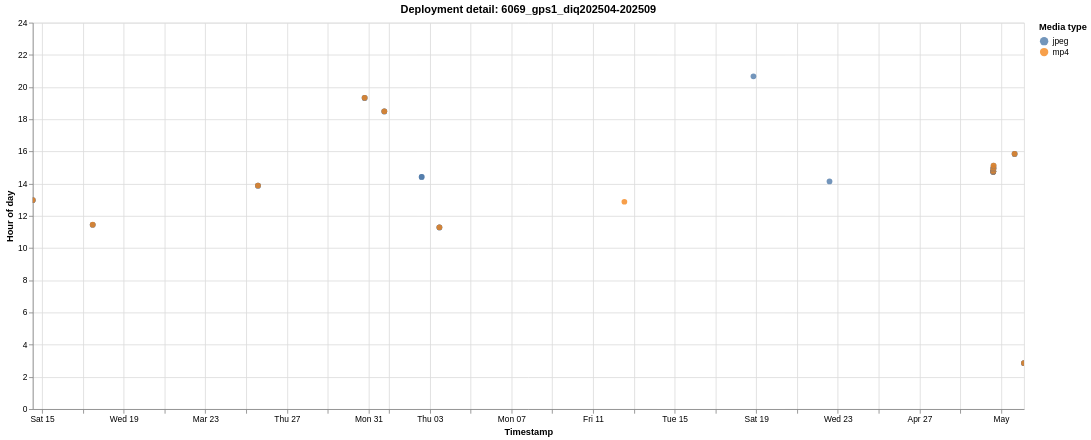

Vega-Lite specification stored for this chart:
### Vega-Lite specification from a JSON file in a GitHub repository (floating-point values rounded to 4 significant figures)
{"$schema": "https://vega.github.io/schema/vega-lite/v6.1.0.json", "config": {"view": {"continuousHeight": 300, "continuousWidth": 300}}, "data": {"name": "data-a349a4a6105fa3f9277cc752df32bc54"}, "datasets": {"data-a349a4a6105fa3f9277cc752df32bc54": [{"deployment": "6069_gps1_diq202504-202509", "deployment_order": 33, "event_index": 0, "hour_of_day": 12.97, "media_type": "jpeg", "timestamp": "2025-03-14T12:58:25"}, {"deployment": "6069_gps1_diq202504-202509", "deployment_order": 33, "event_index": 1, "hour_of_day": 12.97, "media_type": "jpeg", "timestamp": "2025-03-14T12:58:26"}, {"deployment": "6069_gps1_diq202504-202509", "deployment_order": 33, "event_index": 2, "hour_of_day": 12.98, "media_type": "mp4", "timestamp": "2025-03-14T12:58:44"}, {"deployment": "6069_gps1_diq202504-202509", "deployment_order": 33, "event_index": 3, "hour_of_day": 11.45, "media_type": "jpeg", "timestamp": "2025-03-17T11:26:56"}, {"deployment": "6069_gps1_diq202504-202509", "deployment_order": 33, "event_index": 4, "hour_of_day": 11.45, "media_type": "jpeg", "timestamp": "2025-03-17T11:26:57"}, {"deployment": "6069_gps1_diq202504-202509", "deployment_order": 33, "event_index": 5, "hour_of_day": 11.45, "media_type": "mp4", "timestamp": "2025-03-17T11:27:16"}, {"deployment": "6069_gps1_diq202504-202509", "deployment_order": 33, "event_index": 6, "hour_of_day": 13.88, "media_type": "jpeg", "timestamp": "2025-03-25T13:52:36"}, {"deployment": "6069_gps1_diq202504-202509", "deployment_order": 33, "event_index": 7, "hour_of_day": 13.88, "media_type": "jpeg", "timestamp": "2025-03-25T13:52:37"}, {"deployment": "6069_gps1_diq202504-202509", "deployment_order": 33, "event_index": 8, "hour_of_day": 13.88, "media_type": "mp4", "timestamp": "2025-03-25T13:52:56"}, {"deployment": "6069_gps1_diq202504-202509", "deployment_order": 33, "event_index": 9, "hour_of_day": 19.33, "media_type": "jpeg", "timestamp": "2025-03-30T19:19:31"}, {"deployment": "6069_gps1_diq202504-202509", "deployment_order": 33, "event_index": 10, "hour_of_day": 19.33, "media_type": "jpeg", "timestamp": "2025-03-30T19:19:32"}, {"deployment": "6069_gps1_diq202504-202509", "deployment_order": 33, "event_index": 11, "hour_of_day": 19.33, "media_type": "mp4", "timestamp": "2025-03-30T19:19:52"}, {"deployment": "6069_gps1_diq202504-202509", "deployment_order": 33, "event_index": 12, "hour_of_day": 18.49, "media_type": "jpeg", "timestamp": "2025-03-31T18:29:23"}, {"deployment": "6069_gps1_diq202504-202509", "deployment_order": 33, "event_index": 13, "hour_of_day": 18.49, "media_type": "jpeg", "timestamp": "2025-03-31T18:29:24"}, {"deployment": "6069_gps1_diq202504-202509", "deployment_order": 33, "event_index": 14, "hour_of_day": 18.5, "media_type": "mp4", "timestamp": "2025-03-31T18:29:44"}, {"deployment": "6069_gps1_diq202504-202509", "deployment_order": 33, "event_index": 15, "hour_of_day": 14.42, "media_type": "jpeg", "timestamp": "2025-04-02T14:25:10"}, {"deployment": "6069_gps1_diq202504-202509", "deployment_order": 33, "event_index": 16, "hour_of_day": 14.42, "media_type": "jpeg", "timestamp": "2025-04-02T14:25:11"}, {"deployment": "6069_gps1_diq202504-202509", "deployment_order": 33, "event_index": 17, "hour_of_day": 11.28, "media_type": "jpeg", "timestamp": "2025-04-03T11:17:01"}, {"deployment": "6069_gps1_diq202504-202509", "deployment_order": 33, "event_index": 18, "hour_of_day": 11.28, "media_type": "jpeg", "timestamp": "2025-04-03T11:17:02"}, {"deployment": "6069_gps1_diq202504-202509", "deployment_order": 33, "event_index": 19, "hour_of_day": 11.29, "media_type": "mp4", "timestamp": "2025-04-03T11:17:20"}, {"deployment": "6069_gps1_diq202504-202509", "deployment_order": 33, "event_index": 20, "hour_of_day": 12.88, "media_type": "mp4", "timestamp": "2025-04-12T12:52:42"}, {"deployment": "6069_gps1_diq202504-202509", "deployment_order": 33, "event_index": 21, "hour_of_day": 20.67, "media_type": "jpeg", "timestamp": "2025-04-18T20:40:00"}, {"deployment": "6069_gps1_diq202504-202509", "deployment_order": 33, "event_index": 22, "hour_of_day": 14.14, "media_type": "jpeg", "timestamp": "2025-04-22T14:08:19"}, {"deployment": "6069_gps1_diq202504-202509", "deployment_order": 33, "event_index": 23, "hour_of_day": 14.74, "media_type": "jpeg", "timestamp": "2025-04-30T14:44:16"}, {"deployment": "6069_gps1_diq202504-202509", "deployment_order": 33, "event_index": 24, "hour_of_day": 14.74, "media_type": "jpeg", "timestamp": "2025-04-30T14:44:17"}, {"deployment": "6069_gps1_diq202504-202509", "deployment_order": 33, "event_index": 25, "hour_of_day": 14.74, "media_type": "mp4", "timestamp": "2025-04-30T14:44:36"}, {"deployment": "6069_gps1_diq202504-202509", "deployment_order": 33, "event_index": 26, "hour_of_day": 14.75, "media_type": "jpeg", "timestamp": "2025-04-30T14:44:52"}, {"deployment": "6069_gps1_diq202504-202509", "deployment_order": 33, "event_index": 27, "hour_of_day": 14.75, "media_type": "jpeg", "timestamp": "2025-04-30T14:44:53"}, {"deployment": "6069_gps1_diq202504-202509", "deployment_order": 33, "event_index": 28, "hour_of_day": 14.75, "media_type": "mp4", "timestamp": "2025-04-30T14:45:12"}, {"deployment": "6069_gps1_diq202504-202509", "deployment_order": 33, "event_index": 29, "hour_of_day": 14.76, "media_type": "jpeg", "timestamp": "2025-04-30T14:45:28"}, {"deployment": "6069_gps1_diq202504-202509", "deployment_order": 33, "event_index": 30, "hour_of_day": 14.76, "media_type": "jpeg", "timestamp": "2025-04-30T14:45:29"}, {"deployment": "6069_gps1_diq202504-202509", "deployment_order": 33, "event_index": 31, "hour_of_day": 14.76, "media_type": "mp4", "timestamp": "2025-04-30T14:45:48"}, {"deployment": "6069_gps1_diq202504-202509", "deployment_order": 33, "event_index": 32, "hour_of_day": 14.78, "media_type": "jpeg", "timestamp": "2025-04-30T14:46:53"}, {"deployment": "6069_gps1_diq202504-202509", "deployment_order": 33, "event_index": 33, "hour_of_day": 14.78, "media_type": "jpeg", "timestamp": "2025-04-30T14:46:54"}, {"deployment": "6069_gps1_diq202504-202509", "deployment_order": 33, "event_index": 34, "hour_of_day": 14.79, "media_type": "mp4", "timestamp": "2025-04-30T14:47:12"}, {"deployment": "6069_gps1_diq202504-202509", "deployment_order": 33, "event_index": 35, "hour_of_day": 14.92, "media_type": "jpeg", "timestamp": "2025-04-30T14:55:05"}, {"deployment": "6069_gps1_diq202504-202509", "deployment_order": 33, "event_index": 36, "hour_of_day": 14.92, "media_type": "mp4", "timestamp": "2025-04-30T14:55:24"}, {"deployment": "6069_gps1_diq202504-202509", "deployment_order": 33, "event_index": 37, "hour_of_day": 14.97, "media_type": "jpeg", "timestamp": "2025-04-30T14:58:11"}, {"deployment": "6069_gps1_diq202504-202509", "deployment_order": 33, "event_index": 38, "hour_of_day": 14.97, "media_type": "jpeg", "timestamp": "2025-04-30T14:58:12"}, {"deployment": "6069_gps1_diq202504-202509", "deployment_order": 33, "event_index": 39, "hour_of_day": 14.98, "media_type": "mp4", "timestamp": "2025-04-30T14:58:32"}, {"deployment": "6069_gps1_diq202504-202509", "deployment_order": 33, "event_index": 40, "hour_of_day": 15.12, "media_type": "jpeg", "timestamp": "2025-04-30T15:07:07"}, {"deployment": "6069_gps1_diq202504-202509", "deployment_order": 33, "event_index": 41, "hour_of_day": 15.12, "media_type": "mp4", "timestamp": "2025-04-30T15:07:26"}, {"deployment": "6069_gps1_diq202504-202509", "deployment_order": 33, "event_index": 42, "hour_of_day": 15.85, "media_type": "jpeg", "timestamp": "2025-05-01T15:50:52"}, {"deployment": "6069_gps1_diq202504-202509", "deployment_order": 33, "event_index": 43, "hour_of_day": 15.85, "media_type": "jpeg", "timestamp": "2025-05-01T15:50:53"}, {"deployment": "6069_gps1_diq202504-202509", "deployment_order": 33, "event_index": 44, "hour_of_day": 15.85, "media_type": "mp4", "timestamp": "2025-05-01T15:51:12"}, {"deployment": "6069_gps1_diq202504-202509", "deployment_order": 33, "event_index": 45, "hour_of_day": 2.853, "media_type": "jpeg", "timestamp": "2025-05-02T02:51:10"}, {"deployment": "6069_gps1_diq202504-202509", "deployment_order": 33, "event_index": 46, "hour_of_day": 2.853, "media_type": "jpeg", "timestamp": "2025-05-02T02:51:11"}, {"deployment": "6069_gps1_diq202504-202509", "deployment_order": 33, "event_index": 47, "hour_of_day": 2.858, "media_type": "mp4", "timestamp": "2025-05-02T02:51:30"}]}, "encoding": {"color": {"field": "media_type", "scale": {"scheme": "tableau10"}, "title": "Media type", "type": "nominal"}, "shape": {"field": "media_type", "title": "Media type", "type": "nominal"}, "tooltip": [{"field": "deployment", "title": "Deployment", "type": "nominal"}, {"field": "timestamp", "format": "%Y-%m-%d %H:%M:%S", "title": "Timestamp", "type": "temporal"}, {"field": "hour_of_day", "format": ".2f", "title": "Hour of day", "type": "quantitative"}, {"field": "media_type", "title": "Media type", "type": "nominal"}], "x": {"field": "timestamp", "title": "Timestamp", "type": "temporal"}, "y": {"field": "hour_of_day", "scale": {"domain": [0, 24]}, "title": "Hour of day", "type": "quantitative"}}, "height": 460, "mark": {"opacity": 0.78, "size": 46, "type": "circle"}, "params": [{"bind": "scales", "name": "param_1e9efca18e7a2868", "select": {"encodings": ["x", "y"], "type": "interval"}}], "title": "Deployment detail: 6069_gps1_diq202504-202509", "width": 1180}
